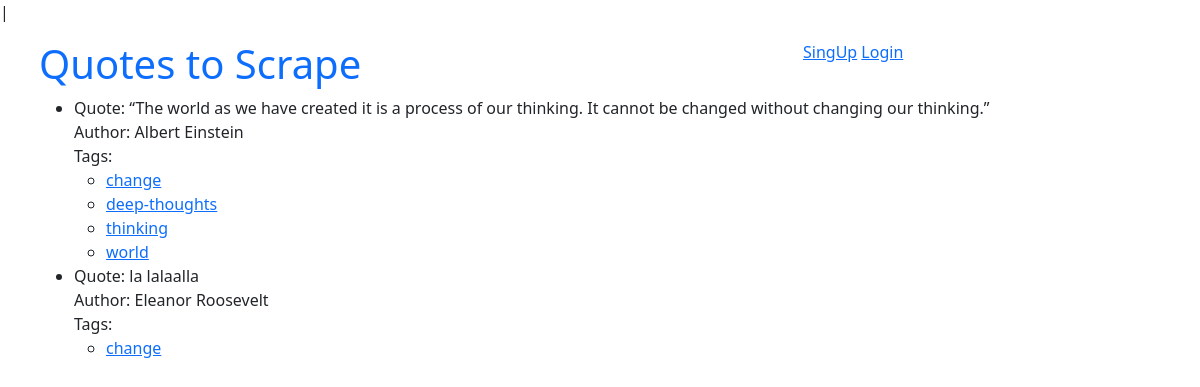
The app's page /tag/change/ with its own data.
### quotes/models.py (models this page shows, shortened)
class Quote(models.Model):
    tags = models.ManyToManyField(Tag)
    author = models.ForeignKey(Author, on_delete=models.CASCADE, default=None, null=True)
    quote = models.TextField()
    created_at = models.DateTimeField(auto_now_add=True)

class Author(models.Model):
    fullname = models.CharField(max_length=50)
    date_born = models.CharField(max_length=50)
    location_born = models.CharField(max_length=150)
    bio = models.TextField()
    created_at = models.DateTimeField(auto_now_add=True)

class Tag(models.Model):
    name = models.CharField(max_length=30, null=False, unique=True)

### quotes/views.py (the view)
# urls.py: path('tag/<str:tag>/', views.tag_quotes, name='tag_quotes')]
def tag_quotes(request, tag):
    quotes = Quote.objects.filter(tags__name=tag)
    return render(request, 'quotes/tag_quotes.html', context={'quotes': quotes})

### quotes/templates/quotes/tag_quotes.html
{% extends "quotes/base.html" %}
{% block content %}
<div>
    <ul>
        {% for quote in quotes %}
        <li>
            <div>
                <label>Quote:</label> {{ quote.quote }}
            </div>
            <div>
                <label>Author:</label> {{ quote.author.fullname }}
            </div>
            <div>
                <label>Tags:</label>
                <ul>
                    {% for tag in quote.tags.all %}
                    <li>
                        <a href="{% url 'quotes:tag_quotes' tag=tag.name %}">{{ tag.name }}</a>
                    </li>
                    {% endfor %}
                </ul>
            </div>
        </li>
        {% endfor %}
    </ul>
</div>
{% endblock %}

### records on screen
Quote: quote "“The world as we have created it is a process of our thinking. It cannot be changed without changing our thinking.”", author.fullname "Albert Einstein"
Tag: name "change"
Tag: name "deep-thoughts"
Tag: name "thinking"
Tag: name "world"
Quote: quote "la lalaalla", author.fullname "Eleanor Roosevelt"
